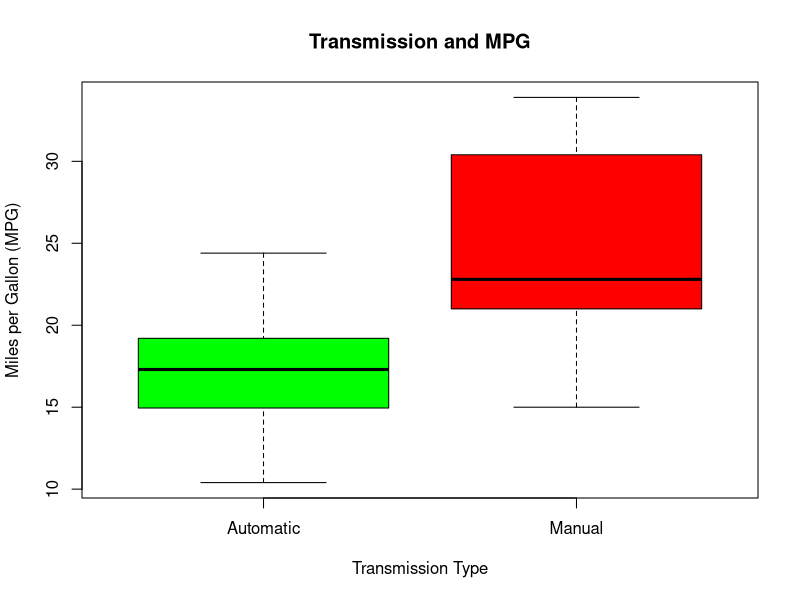
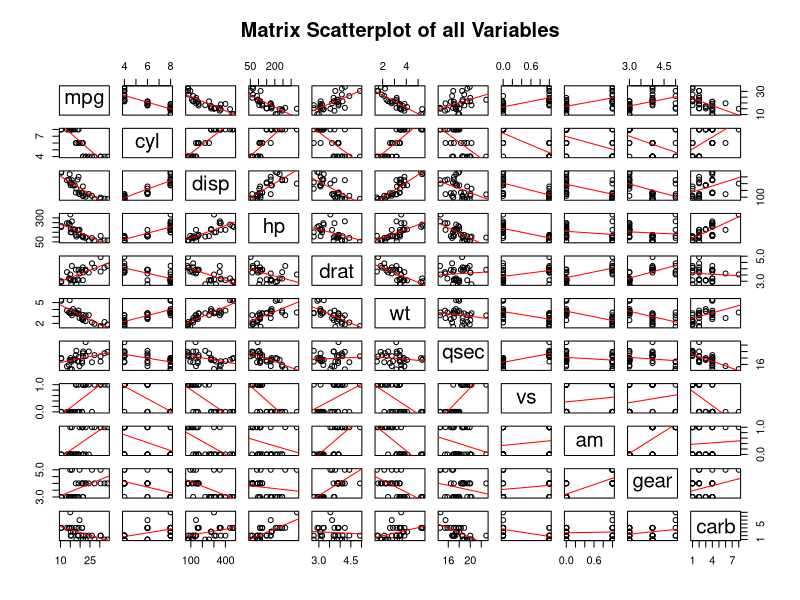
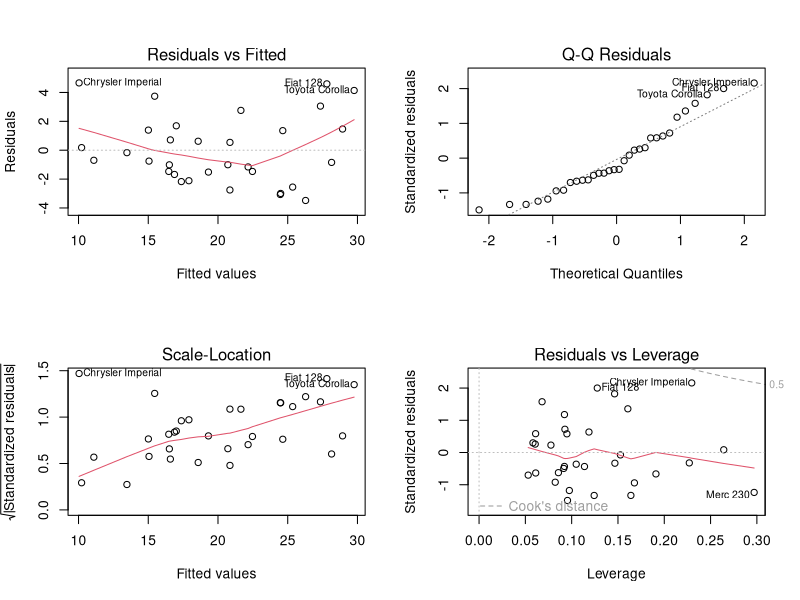

Here is the R script that generated these plots, in order:
## ---- chunk 1
data(mtcars); attach(mtcars)
head(mtcars,1) #Examine how the data is structured in mtcars
mean_a <- mean(mpg[am=="0"]) #Automatic Transmission mean
mean_m <- mean(mpg[am=="1"]) #Manual Transmission mean
## ---- chunk 2
model_am <- lm(mpg ~ am)
summary(model_am)$adj.r.squared
## ---- chunk 3
model_full <- lm(mpg ~ ., mtcars)
summary(model_full)$adj.r.squared
## ---- chunk 4
model_best <- step(model_full, trace=0)
summary(model_best)
## ---- chunk 5
anova(model_am, model_full, model_best)
summary(model_best)$coef
## ---- chunk 6
boxplot(mpg ~ am, xlab="Transmission Type", ylab="Miles per Gallon (MPG)", xaxt="n", 
        main="Transmission and MPG",
        col=c("green", "red"))
axis(1, at=1:2, labels=c("Automatic", "Manual"))
## ---- chunk 7
pairs(mtcars, main="Matrix Scatterplot of all Variables", panel=function(x,y){
  points(x,y)
  abline(lm(y~x), col="red")
})
## ---- chunk 8
par(mfrow=c(2,2))
plot(model_best)
